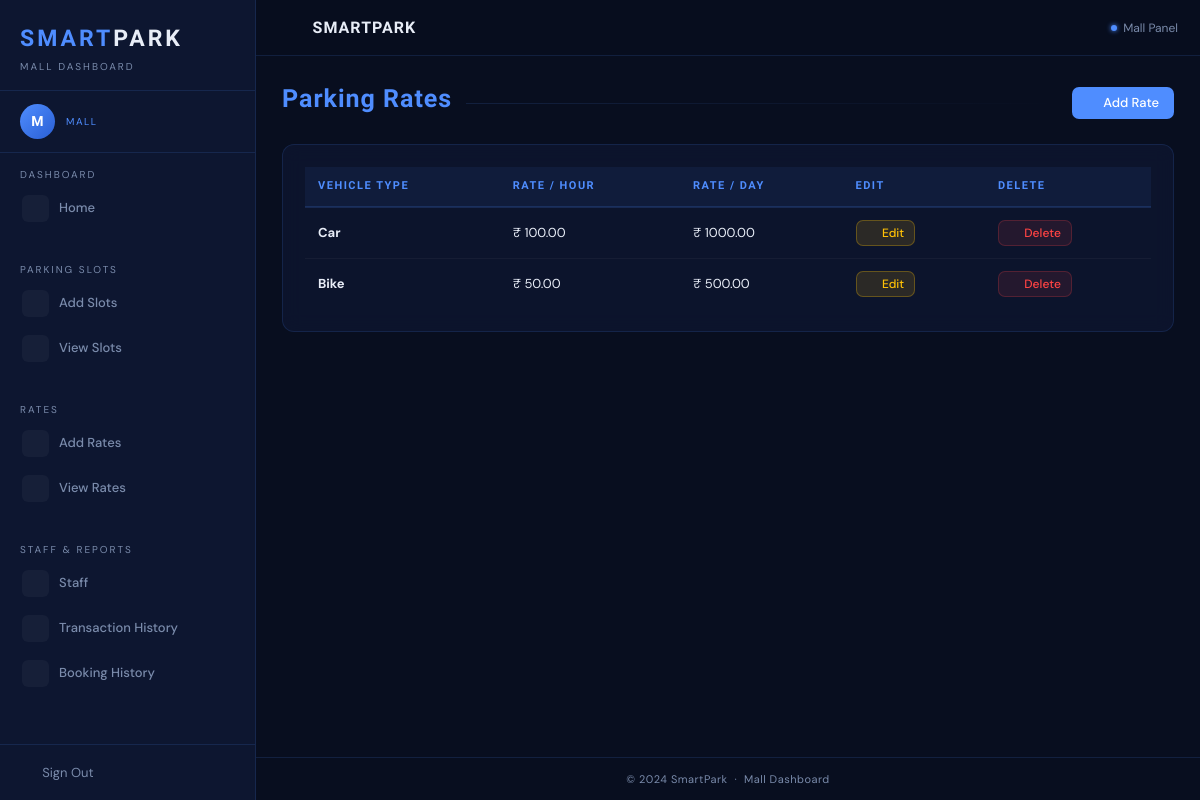
The app's page /adminApp/view-parking-rates/ (signed in) with its own data.
### Admin/models.py (models this page shows)
class Rate(models.Model):
    mall=models.ForeignKey(User, on_delete=models.CASCADE)
    vehicle_type = models.CharField(max_length=20, choices=[('Car', 'Car'), ('Bike', 'Bike')])
    rate_per_hour = models.DecimalField(max_digits=6, decimal_places=2)
    rate_per_day = models.DecimalField(max_digits=6, decimal_places=2)

### Admin/views.py (the view)
# urls.py: path('view-parking-rates/', views.view_parking_rates, name='view_parking_rates'),
def view_parking_rates(request):
    mall_id = request.session.get('mall_id')
    rates = Rate.objects.filter(mall_id=mall_id)
    return render(request, 'admin/view_parking_rates.html', { 'rates': rates, "uname":request.session["uname"]})

### Admin/templates/admin/view_parking_rates.html (shortened to what this page needs)
{% extends 'mall/shared/base.html' %}
{% load static %}
{% block content %}
<div class="sp-page-header">
  <h1>Parking Rates</h1>
  <div class="sp-header-line"></div>
  <a href="{% url 'set_parking_rates' %}" class="sp-btn sp-btn-primary" style="flex-shrink:0;">
    <i class="mdi mdi-plus"></i> Add Rate
  </a>
</div>
<div class="sp-card">
  {% if not rates %}
    <div class="sp-empty">
      <i class="mdi mdi-currency-inr"></i>
      <p>No parking rates configured yet.</p>
    </div>
  {% else %}
  <div class="sp-table-wrap">
    <table class="sp-table">
      <thead>
        <tr>
          <th>Vehicle Type</th>
          <th>Rate / Hour</th>
          <th>Rate / Day</th>
          <th>Edit</th>
          <th>Delete</th>
        </tr>
      </thead>
      <tbody>
        {% for rate in rates %}
        <tr>
          <td><strong style="color:var(--mall-color);">{{ rate.vehicle_type }}</strong></td>
          <td>₹ {{ rate.rate_per_hour }}</td>
          <td>₹ {{ rate.rate_per_day }}</td>
          <td><a href="{% url 'edit_parking_rates' rate.pk %}" class="sp-btn sp-btn-sm sp-btn-warning"><i class="mdi mdi-pencil"></i> Edit</a></td>
          <td><a href="{% url 'delete_parking_rates' rate.pk %}" class="sp-btn sp-btn-sm sp-btn-danger"><i class="mdi mdi-delete"></i> Delete</a></td>
        </tr>
        {% endfor %}
      </tbody>
    </table>
  </div>
  {% endif %}
</div>
{% endblock content %}

### records on screen
Rate: vehicle_type "Car", rate_per_hour "100.00", rate_per_day "1000.00"
Rate: vehicle_type "Bike", rate_per_hour "50.00", rate_per_day "500.00"
